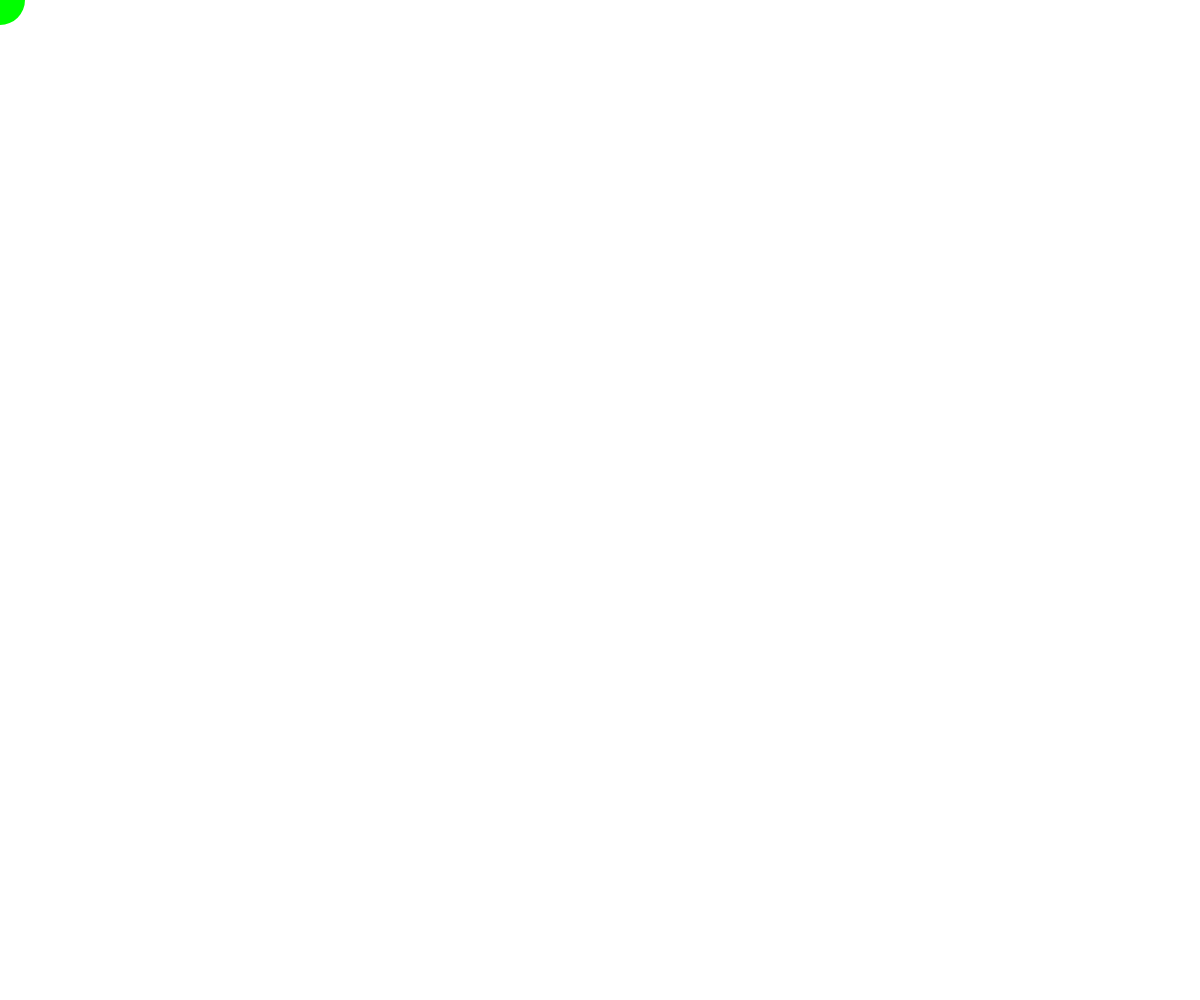
Frame 1 (no input)
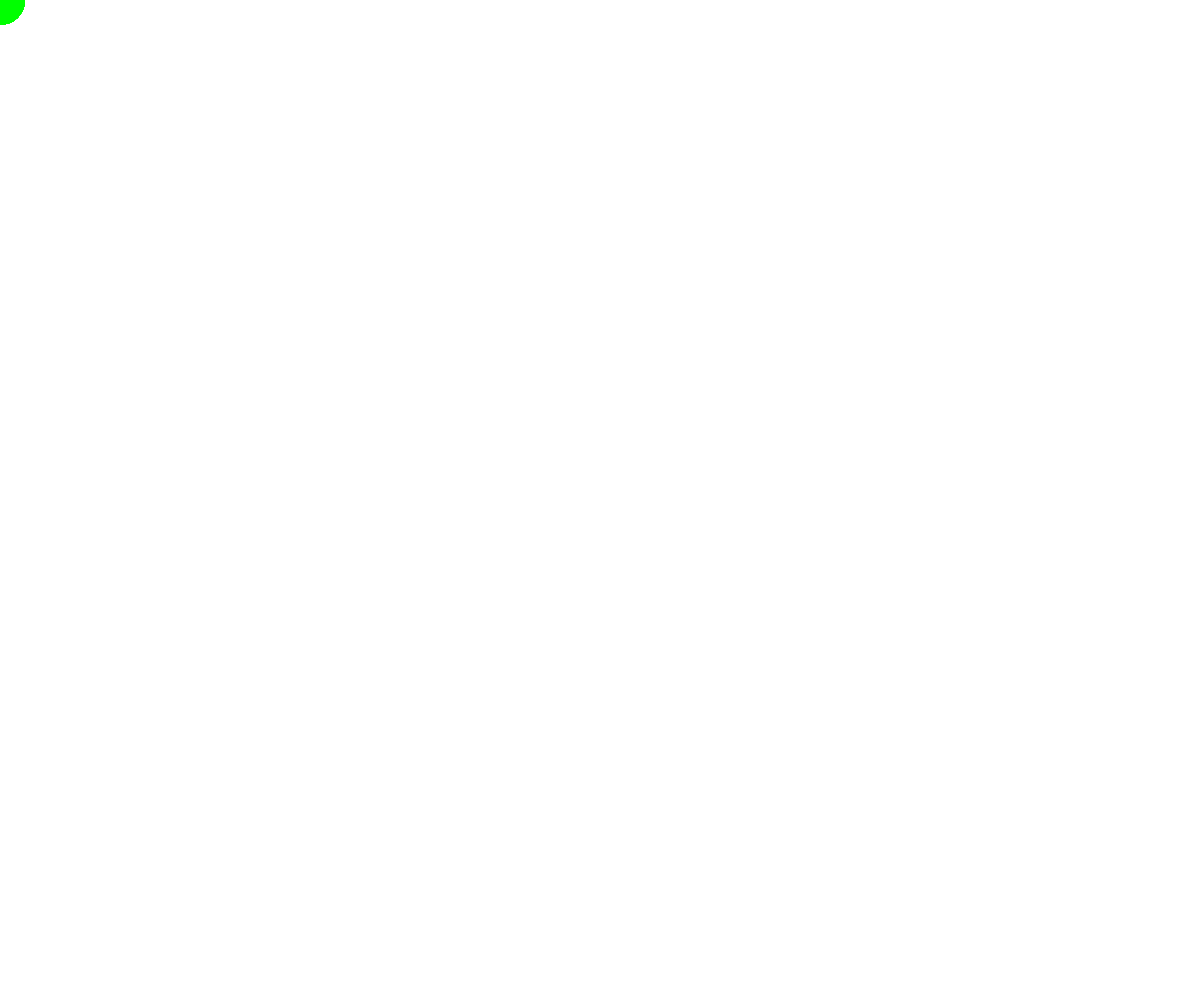
Frame 60 (no input)
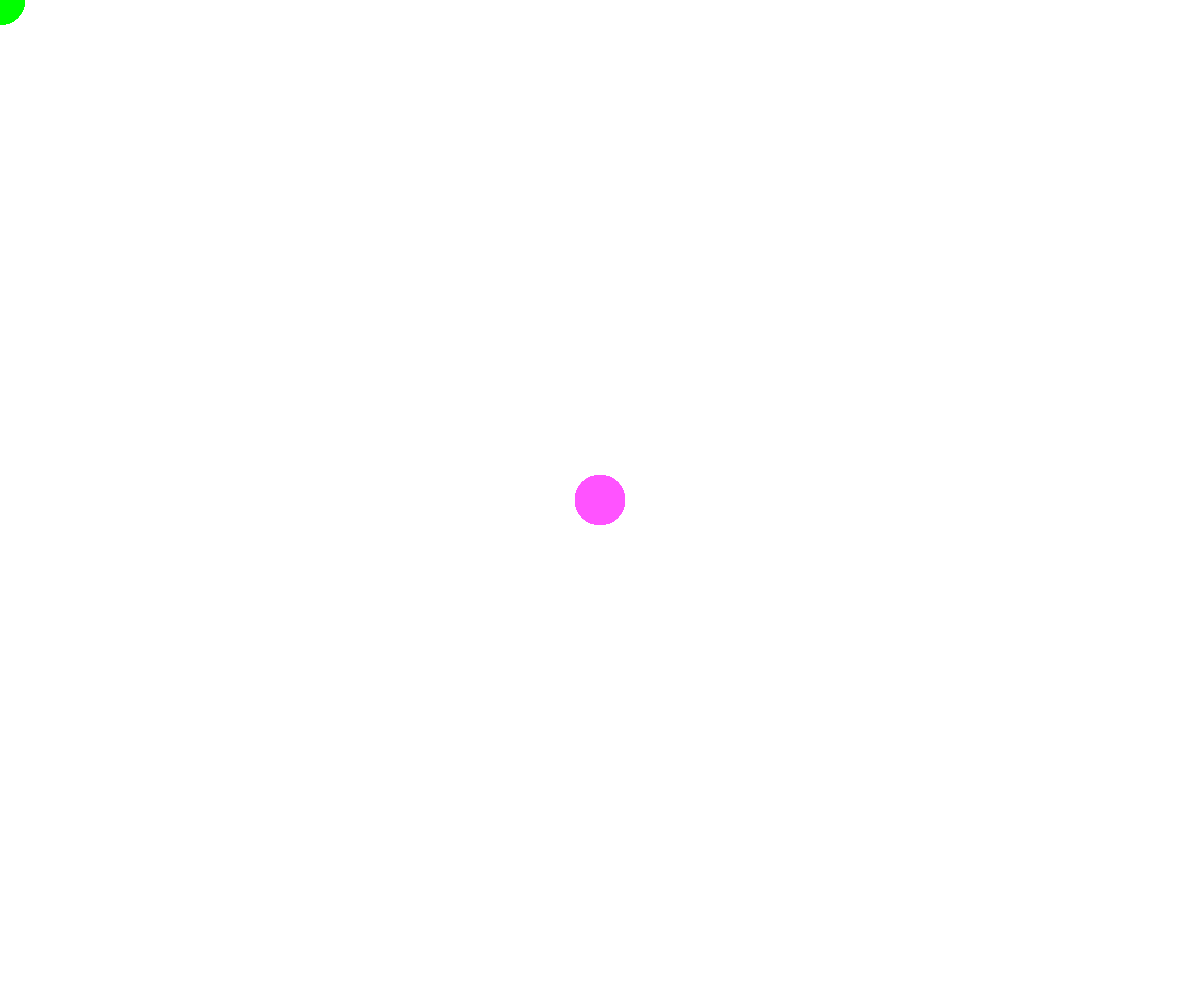
Frame 120 (the mouse pressed at the canvas centre since frame 60)

The p5.js sketch that drew these frames (run headless with seeded random() and noise() and a simulated clock; from frame 60 on, the mouse is pressed at the canvas centre):

// p5.js sketch
// ── sketch.js

/* Global variables */
let r, g, b;
let t;

/* Setup */
function setup() {
  createCanvas(windowWidth, windowHeight);
  background(250, 10);
  t = 0;
}

/* Loop */
function draw() {
  // The mouseX and mouseY variables always contain the mouse’s current horizontal
  // and vertical positions, relative to the origin of the canvas.
  noStroke();
  //fill(150, 100);
  r = mouseX;
  b = mouseY;
  //g = random(256);
  

  if (mouseX > mouseY) {
    g = 255 * noise(t + mouseY);
  } else if (mouseY > mouseX) {
    g = 255 * noise(t + mouseX);
  } else {
    g = 255;
  }

  fill(r, g, b);
  ellipse(mouseX, mouseY, 50, 50);


}

/* Functions */

// If you want your canvas to dynamically adjust to changes in the browser window’s size,
// you can use the resizeCanvas() function in the windowResized() function:
// // Whenever browser size changes, canvas is resized to browser's current width and height
function windowResized() {
  resizeCanvas(windowWidth, windowHeight);
}
